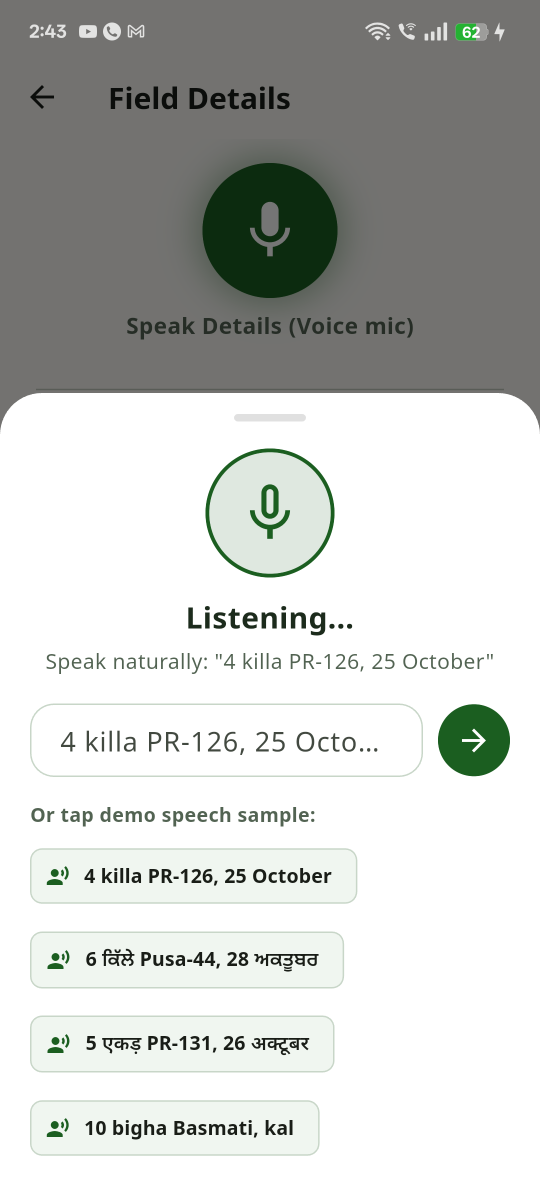
#> input picture docs/screenshots/03_voice_vernacular_chips.png, 1080 x 2400 px, found by its file name (shown at 1/2 size)
$ python prepare_thumbnails.py
#> lines starting #> are read from the running program, lines starting #| are printed output that depends on the picture
import os
from PIL import Image, ImageDraw, ImageOps

def create_thumbnails():
    os.makedirs("docs/diagrams", exist_ok=True)

    # 1. Mobile App Voice Intake Thumbnail
    mob_path = "docs/screenshots/03_voice_vernacular_chips.png"
    if os.path.exists(mob_path):
        img_mob = Image.open(mob_path)
#> img_mob is the input picture: PIL image 1080x2400 RGBA; mean R, G, B, A 198, 200.2, 197.2, 255
        # Crop: remove status bar (top 120px) and bottom nav bar (bottom 150px)
        w, h = img_mob.size
#> w = 1080; h = 2400
        cropped_mob = img_mob.crop((40, 140, w - 40, h - 160))
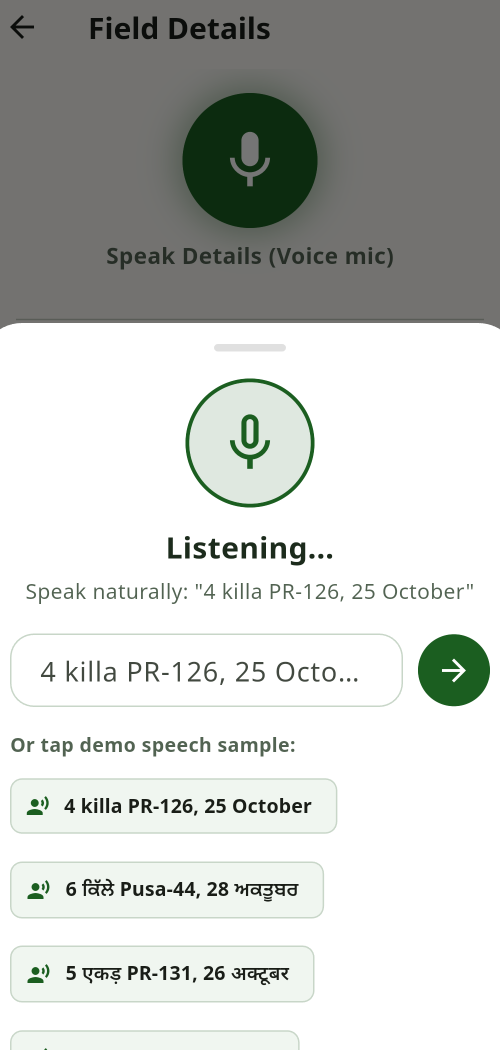
#> cropped_mob: PIL image 1000x2100 RGBA (shown at 1/2 size); mean R, G, B, A 198.9, 201.6, 198.3, 255
        # Resize to thumbnail (width 400, keep aspect ratio)
        cropped_mob.thumbnail((420, 520), Image.Resampling.LANCZOS)
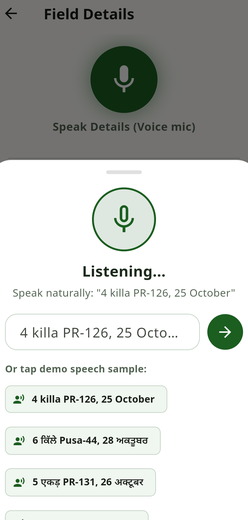
#> cropped_mob: PIL image 248x520 RGBA; mean R, G, B, A 198.7, 201.3, 198.1, 255

        # Add subtle rounded corners and clean border
        border_img = ImageOps.expand(cropped_mob, border=2, fill='#94A3B8')
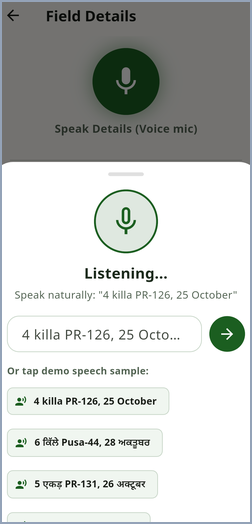
#> border_img: PIL image 252x524 RGBA; mean R, G, B, A 197.5, 200.4, 197.7, 255
        border_img.save("docs/diagrams/thumb_mobile.png", "PNG")
        print("Created docs/diagrams/thumb_mobile.png", border_img.size)
#| Created docs/diagrams/thumb_mobile.png (252, 524)

    # 2. Dharamkanta Weighbridge Terminal Thumbnail
    web_path = "docs/screenshots/07_dharamkanta_weighbridge.png"
    if os.path.exists(web_path):
        img_web = Image.open(web_path)
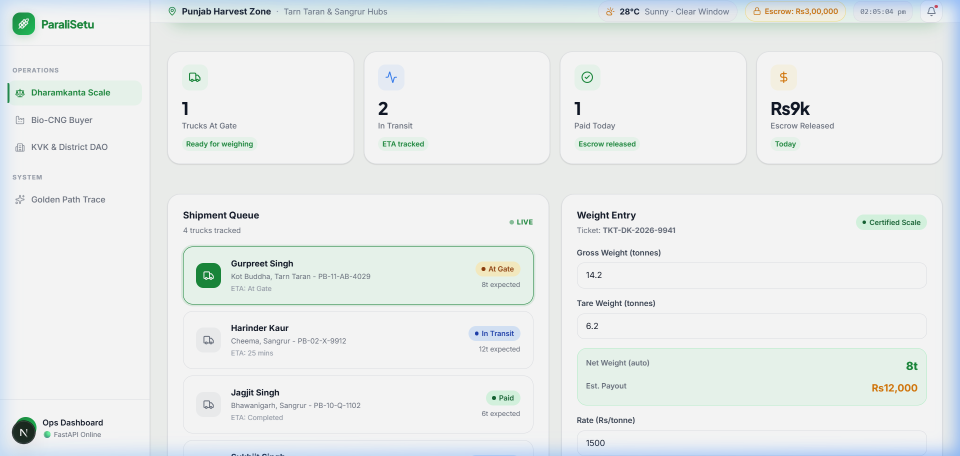
#> input picture docs/screenshots/07_dharamkanta_weighbridge.png, 1920 x 912 px, found by its file name (shown at 1/2 size)
#> img_web is the input picture: PIL image 1920x912 RGB; mean R, G, B 232.3, 236.2, 235.7
        w, h = img_web.size
#> w = 1920; h = 912
        # Crop the Shipment Queue & Weight Entry section (x: 320 to 1860, y: 380 to 900)
        cropped_web = img_web.crop((340, 380, 1860, 900))
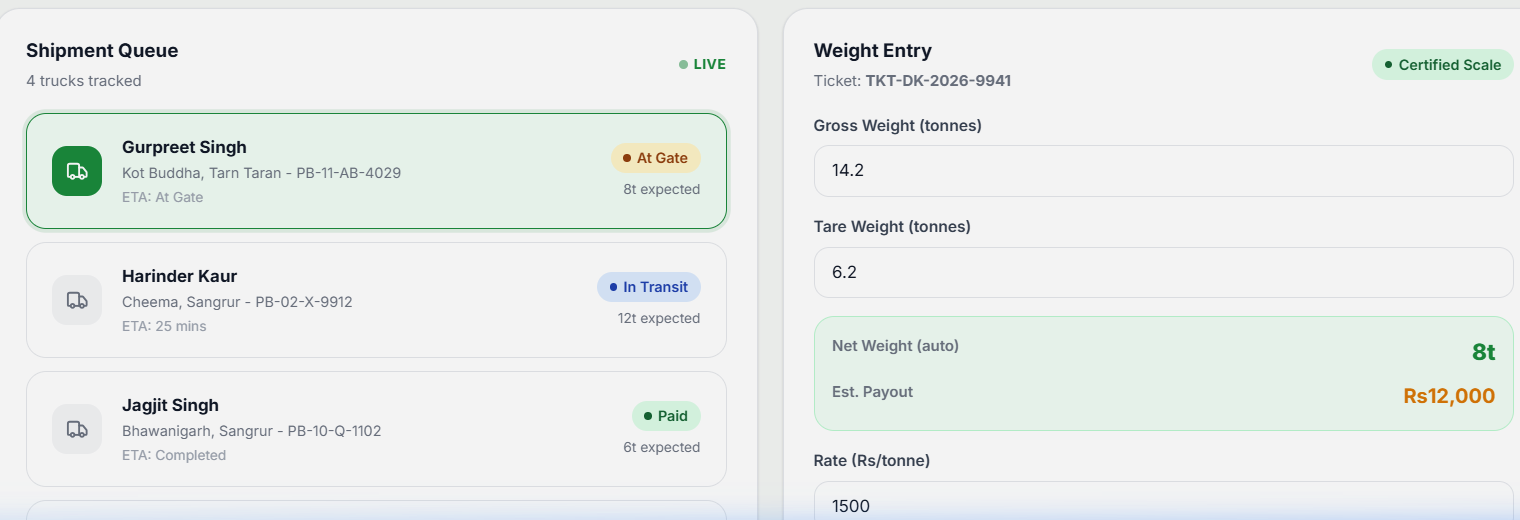
#> cropped_web: PIL image 1520x520 RGB; mean R, G, B 234.3, 238, 236.2
        cropped_web.thumbnail((620, 320), Image.Resampling.LANCZOS)
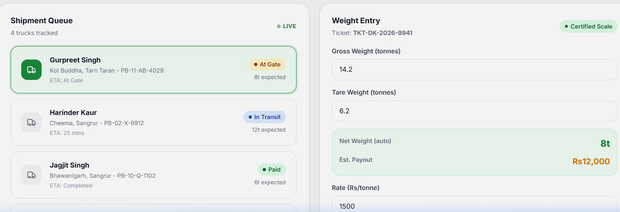
#> cropped_web: PIL image 620x212 RGB; mean R, G, B 234.3, 238, 236.2
        border_web = ImageOps.expand(cropped_web, border=2, fill='#94A3B8')
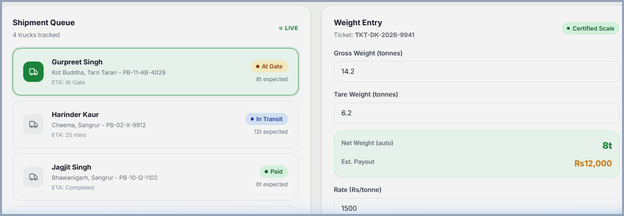
#> border_web: PIL image 624x216 RGB; mean R, G, B 232.1, 236.1, 234.9
        border_web.save("docs/diagrams/thumb_scale.png", "PNG")
        print("Created docs/diagrams/thumb_scale.png", border_web.size)
#| Created docs/diagrams/thumb_scale.png (624, 216)

if __name__ == "__main__":
    create_thumbnails()
